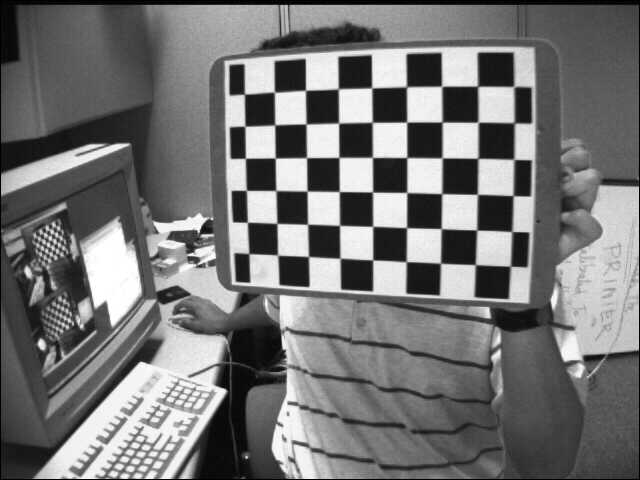
//> input picture data/left01.jpg, 640 x 480 px
$ ./stereo_match ../data/left01.jpg ../data/left02.jpg   (built with g++ and OpenCV 4)
//> lines starting //> are read from the running program, lines starting //| are printed output that depends on the picture
### stereo_match/stdafx.h
// stdafx.h : include file for standard system include files,
// or project specific include files that are used frequently, but
// are changed infrequently
//

#pragma once

#include "targetver.h"

#include <stdio.h>
#include <tchar.h>


// TODO: reference additional headers your program requires here

### stereo_match/stereo_match.cpp
// stereo_match.cpp : Defines the entry point for the console application.
//

#include "stdafx.h"

#include <opencv2/calib3d/calib3d.hpp>
#include <opencv2/imgproc/imgproc.hpp>
#include <opencv2/imgcodecs.hpp>
#include <opencv2/highgui/highgui.hpp>
#include <opencv2/core/utility.hpp>

#include <stdio.h>

using namespace cv;

static void print_help()
{
	printf("\nDemo stereo matching converting L and R images into disparity and point clouds\n");
	printf("\nUsage: stereo_match <left_image> <right_image> [--algorithm=bm|sgbm|hh] [--blocksize=<block_size>]\n"
		"[--max-disparity=<max_disparity>] [--scale=scale_factor>] [-i <intrinsic_filename>] [-e <extrinsic_filename>]\n"
		"[--no-display] [-o <disparity_image>] [-p <point_cloud_file>]\n");
}

static void saveXYZ(const char* filename, const Mat& mat)
{
	const double max_z = 1.0e4;
	FILE* fp;

	fopen_s(&fp, filename, "wt");

	for (int y = 0; y < mat.rows; y++)
	{
		for (int x = 0; x < mat.cols; x++)
		{
			Vec3f point = mat.at<Vec3f>(y, x);
			if (fabs(point[2] - max_z) < FLT_EPSILON || fabs(point[2]) > max_z) continue;
			fprintf(fp, "%f %f %f\n", point[0], point[1], point[2]);
		}
	}
	fclose(fp);
}

int _tmain(int argc, _TCHAR* argv[])
{
	const char* algorithm_opt = "--algorithm=";
	const char* maxdisp_opt = "--max-disparity=";
	const char* blocksize_opt = "--blocksize=";
	const char* nodisplay_opt = "--no-display";
	const char* scale_opt = "--scale=";

	if (argc < 3)
	{
		print_help();
		return 0;
	}
	const char* img1_filename = 0;
	const char* img2_filename = 0;
	const char* intrinsic_filename = 0;
	const char* extrinsic_filename = 0;
	const char* disparity_filename = 0;
	const char* point_cloud_filename = 0;

	enum { STEREO_BM = 0, STEREO_SGBM = 1, STEREO_HH = 2, STEREO_VAR = 3 };
	int alg = STEREO_SGBM;
	int SADWindowSize = 0, numberOfDisparities = 0;
	bool no_display = false;
	float scale = 1.f;

	Ptr<StereoBM> bm = StereoBM::create(16, 9);
	Ptr<StereoSGBM> sgbm = StereoSGBM::create(0, 16, 3);

	for (int i = 1; i < argc; i++)
	{
		if (argv[i][0] != '-')
		{
			if (!img1_filename)
				img1_filename = argv[i];
			else
				img2_filename = argv[i];
		}
		else if (strncmp(argv[i], algorithm_opt, strlen(algorithm_opt)) == 0)
		{
			char* _alg = argv[i] + strlen(algorithm_opt);
			alg = strcmp(_alg, "bm") == 0 ? STEREO_BM :
				strcmp(_alg, "sgbm") == 0 ? STEREO_SGBM :
				strcmp(_alg, "hh") == 0 ? STEREO_HH :
				strcmp(_alg, "var") == 0 ? STEREO_VAR : -1;
			if (alg < 0)
			{
				printf("Command-line parameter error: Unknown stereo algorithm\n\n");
				print_help();
				return -1;
			}
		}
		else if (strncmp(argv[i], maxdisp_opt, strlen(maxdisp_opt)) == 0)
		{
			if (sscanf_s(argv[i] + strlen(maxdisp_opt), "%d", &numberOfDisparities) != 1 ||
				numberOfDisparities < 1 || numberOfDisparities % 16 != 0)
			{
				printf("Command-line parameter error: The max disparity (--maxdisparity=<...>) must be a positive integer divisible by 16\n");
				print_help();
				return -1;
			}
		}
		else if (strncmp(argv[i], blocksize_opt, strlen(blocksize_opt)) == 0)
		{
			if (sscanf_s(argv[i] + strlen(blocksize_opt), "%d", &SADWindowSize) != 1 ||
				SADWindowSize < 1 || SADWindowSize % 2 != 1)
			{
				printf("Command-line parameter error: The block size (--blocksize=<...>) must be a positive odd number\n");
				return -1;
			}
		}
		else if (strncmp(argv[i], scale_opt, strlen(scale_opt)) == 0)
		{
			if (sscanf_s(argv[i] + strlen(scale_opt), "%f", &scale) != 1 || scale < 0)
			{
				printf("Command-line parameter error: The scale factor (--scale=<...>) must be a positive floating-point number\n");
				return -1;
			}
		}
		else if (strcmp(argv[i], nodisplay_opt) == 0)
			no_display = true;
		else if (strcmp(argv[i], "-i") == 0)
			intrinsic_filename = argv[++i];
		else if (strcmp(argv[i], "-e") == 0)
			extrinsic_filename = argv[++i];
		else if (strcmp(argv[i], "-o") == 0)
			disparity_filename = argv[++i];
		else if (strcmp(argv[i], "-p") == 0)
			point_cloud_filename = argv[++i];
		else
		{
			printf("Command-line parameter error: unknown option %s\n", argv[i]);
			return -1;
		}
	}

	if (!img1_filename || !img2_filename)
	{
		printf("Command-line parameter error: both left and right images must be specified\n");
		return -1;
	}

	if ((intrinsic_filename != 0) ^ (extrinsic_filename != 0))
	{
		printf("Command-line parameter error: either both intrinsic and extrinsic parameters must be specified, or none of them (when the stereo pair is already rectified)\n");
		return -1;
	}

	if (extrinsic_filename == 0 && point_cloud_filename)
	{
		printf("Command-line parameter error: extrinsic and intrinsic parameters must be specified to compute the point cloud\n");
		return -1;
	}

	int color_mode = alg == STEREO_BM ? 0 : -1;
	Mat img1 = imread(img1_filename, color_mode);
//> img1 is the input picture: 480 rows x 640 cols, CV_8UC1; min 0, max 255, mean 116.6
	Mat img2 = imread(img2_filename, color_mode);
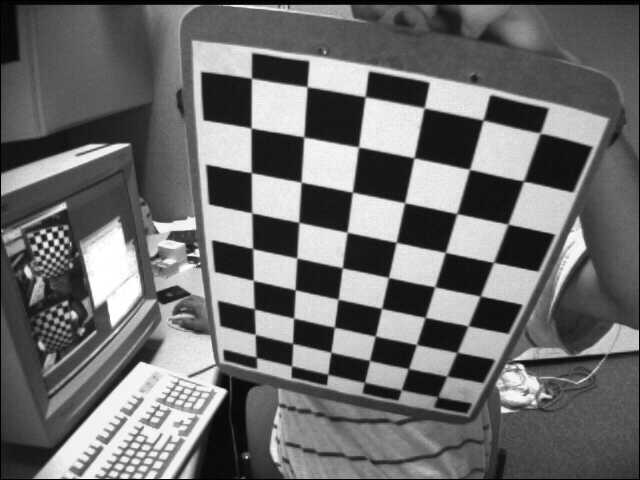
//> input picture data/left02.jpg, 640 x 480 px
//> img2 is the input picture: 480 rows x 640 cols, CV_8UC1; min 0, max 255, mean 109

	if (img1.empty())
	{
		printf("Command-line parameter error: could not load the first input image file\n");
		return -1;
	}
	if (img2.empty())
	{
		printf("Command-line parameter error: could not load the second input image file\n");
		return -1;
	}

	if (scale != 1.f)
	{
		Mat temp1, temp2;
		int method = scale < 1 ? INTER_AREA : INTER_CUBIC;
		resize(img1, temp1, Size(), scale, scale, method);
		img1 = temp1;
		resize(img2, temp2, Size(), scale, scale, method);
		img2 = temp2;
	}

	Size img_size = img1.size();
//> img_size = Size(640, 480)

	Rect roi1, roi2;
	Mat Q;

	if (intrinsic_filename)
	{
		// reading intrinsic parameters
		FileStorage fs(intrinsic_filename, FileStorage::READ);
		if (!fs.isOpened())
		{
			printf("Failed to open file %s\n", intrinsic_filename);
			return -1;
		}

		Mat M1, D1, M2, D2;
		fs["M1"] >> M1;
		fs["D1"] >> D1;
		fs["M2"] >> M2;
		fs["D2"] >> D2;

		M1 *= scale;
		M2 *= scale;

		fs.open(extrinsic_filename, FileStorage::READ);
		if (!fs.isOpened())
		{
			printf("Failed to open file %s\n", extrinsic_filename);
			return -1;
		}

		Mat R, T, R1, P1, R2, P2;
		fs["R"] >> R;
		fs["T"] >> T;

		stereoRectify(M1, D1, M2, D2, img_size, R, T, R1, R2, P1, P2, Q, CALIB_ZERO_DISPARITY, -1, img_size, &roi1, &roi2);

		Mat map11, map12, map21, map22;
		initUndistortRectifyMap(M1, D1, R1, P1, img_size, CV_16SC2, map11, map12);
		initUndistortRectifyMap(M2, D2, R2, P2, img_size, CV_16SC2, map21, map22);

		Mat img1r, img2r;
		remap(img1, img1r, map11, map12, INTER_LINEAR);
		remap(img2, img2r, map21, map22, INTER_LINEAR);

		img1 = img1r;
		img2 = img2r;
	}

	numberOfDisparities = numberOfDisparities > 0 ? numberOfDisparities : ((img_size.width / 8) + 15) & -16;
//> numberOfDisparities = 80

	bm->setROI1(roi1);
	bm->setROI2(roi2);
	bm->setPreFilterCap(31);
	bm->setBlockSize(SADWindowSize > 0 ? SADWindowSize : 9);
	bm->setMinDisparity(0);
	bm->setNumDisparities(numberOfDisparities);
	bm->setTextureThreshold(10);
	bm->setUniquenessRatio(15);
	bm->setSpeckleWindowSize(100);
	bm->setSpeckleRange(32);
	bm->setDisp12MaxDiff(1);

	sgbm->setPreFilterCap(63);
	int sgbmWinSize = SADWindowSize > 0 ? SADWindowSize : 3;
	sgbm->setBlockSize(sgbmWinSize);

	int cn = img1.channels();
//> cn = 1

	sgbm->setP1(8 * cn*sgbmWinSize*sgbmWinSize);
	sgbm->setP2(32 * cn*sgbmWinSize*sgbmWinSize);
	sgbm->setMinDisparity(0);
	sgbm->setNumDisparities(numberOfDisparities);
	sgbm->setUniquenessRatio(10);
	sgbm->setSpeckleWindowSize(100);
	sgbm->setSpeckleRange(32);
	sgbm->setDisp12MaxDiff(1);
	sgbm->setMode(alg == STEREO_HH ? StereoSGBM::MODE_HH : StereoSGBM::MODE_SGBM);

	Mat disp, disp8;
	//Mat img1p, img2p, dispp;
	//copyMakeBorder(img1, img1p, 0, 0, numberOfDisparities, 0, IPL_BORDER_REPLICATE);
	//copyMakeBorder(img2, img2p, 0, 0, numberOfDisparities, 0, IPL_BORDER_REPLICATE);

	int64 t = getTickCount();
	if (alg == STEREO_BM)
		bm->compute(img1, img2, disp);
	else if (alg == STEREO_SGBM || alg == STEREO_HH)
		sgbm->compute(img1, img2, disp);
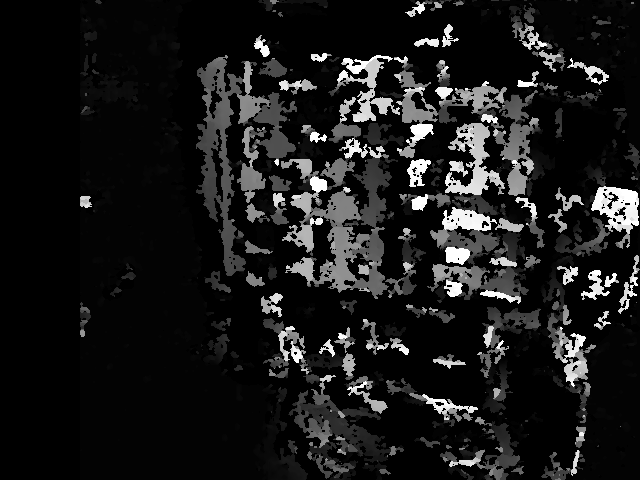
//> disp: 480 rows x 640 cols, CV_16SC1; min -16, max 1264, mean 115.2; drawn with min black and max white
	t = getTickCount() - t;
	printf("Time elapsed: %fms\n", t * 1000 / getTickFrequency());

	//disp = dispp.colRange(numberOfDisparities, img1p.cols);
	if (alg != STEREO_VAR)
		disp.convertTo(disp8, CV_8U, 255 / (numberOfDisparities*16.));
	else
		disp.convertTo(disp8, CV_8U);
	if (!no_display)
	{
		namedWindow("left", 1);
		imshow("left", img1);
		namedWindow("right", 1);
		imshow("right", img2);
		namedWindow("disparity", 0);
		imshow("disparity", disp8);
		printf("press any key to continue...");
		fflush(stdout);
		waitKey();
		printf("\n");
	}

	if (disparity_filename)
		imwrite(disparity_filename, disp8);

	if (point_cloud_filename)
	{
		printf("storing the point cloud...");
		fflush(stdout);
		Mat xyz;
		reprojectImageTo3D(disp, xyz, Q, true);
		saveXYZ(point_cloud_filename, xyz);
		printf("\n");
	}

	return 0;
}
